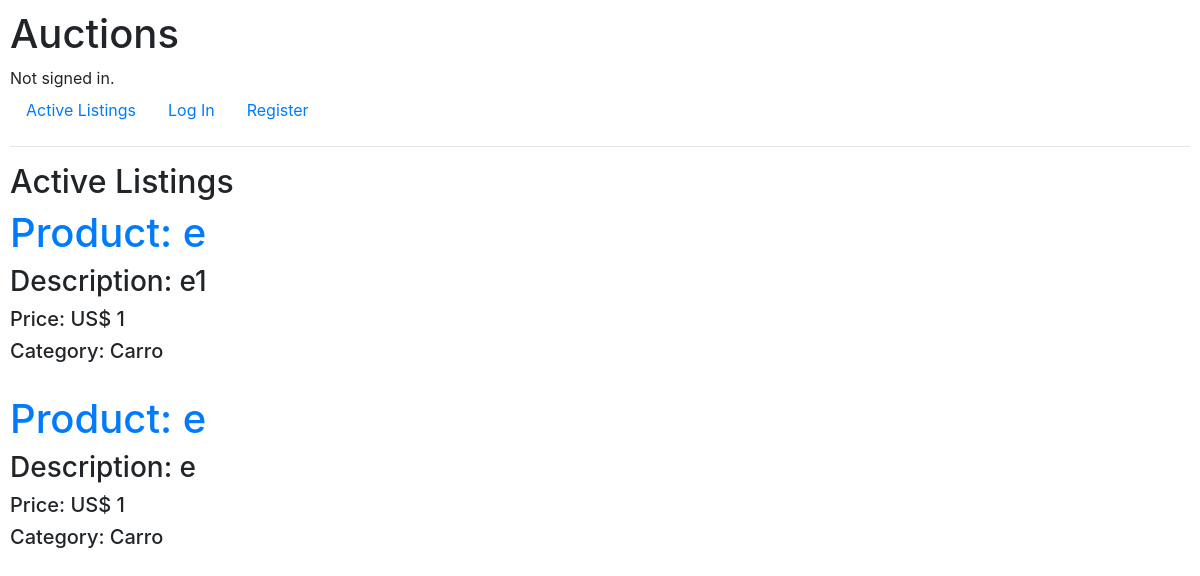
Before: / with the older database file.
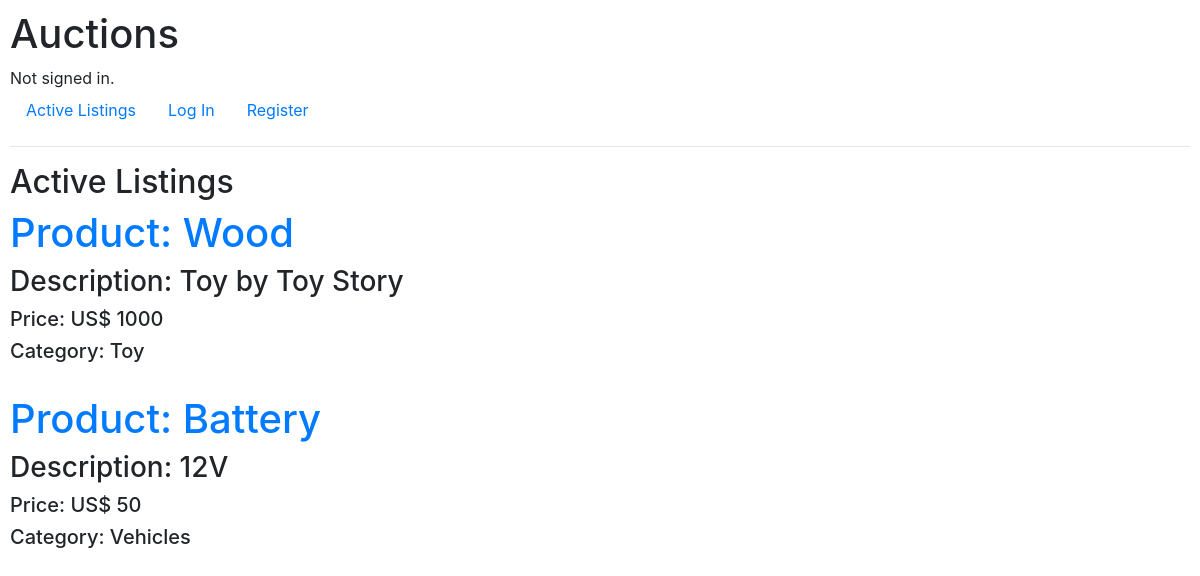
After: the same page with the newer database file.
### auctions/models.py (models this page shows, shortened)
class leilao(models.Model):
    titulo = models.CharField(max_length=10)
    descricao = models.CharField(max_length=10)
    valor_min = models.IntegerField()
    catego = models.CharField(max_length=64)
    dono = models.CharField(max_length=64)

### auctions/views.py (the view)
# urls.py: path("", views.index, name="index"),
def index(request):
    return render(request, "auctions/index.html",{
        "teste": leilao.objects.all()
    })

### auctions/templates/auctions/index.html
{% extends "auctions/layout.html" %}
{% block body %}
    <h2>Active Listings</h2>
    {% for leilao in teste %}
        <h1><a href="{% url 'product_id' leilao.id %}">Product: {{ leilao.titulo }}</a></h1>
        <h3>Description: {{leilao.descricao}}</h3>
        <h5>Price: US$ {{leilao.valor_min}}</h5>
        <h5>Category: {{leilao.catego}}</h5>
        <br>
    {% endfor %}
{% endblock %}

### auctions/templates/auctions/layout.html (shortened to what this page needs)
{% load static %}
<!DOCTYPE html>
<html lang="en">
    <head>
        <link rel="stylesheet" href="https://stackpath.bootstrapcdn.com/bootstrap/4.4.1/css/bootstrap.min.css">
        <link href="{% static 'auctions/styles.css' %}" rel="stylesheet">
    </head>
    <body>
        <h1>Auctions</h1>
        <div>
            {% if user.is_authenticated %}
                Signed in as <strong>{{ user.username }}</strong>.
            {% else %}
                Not signed in.
            {% endif %}
        </div>
        <ul class="nav">
            <li class="nav-item">
                <a class="nav-link" href="{% url 'index' %}">Active Listings</a>
            </li>
            {% if user.is_authenticated %}
                <li class="nav-item">
                    <a class="nav-link" href="{% url 'categories' %}">Categories</a>
                </li>
                <li class="nav-item">
                    <a class="nav-link" href="{% url 'watchlist' %}">Wacth List</a>
                </li>
                <li class="nav-item">
                    <a class="nav-link" href="{% url 'createlist' %}">Register item</a>
                </li>
                <li class="nav-item">
                        <a class="nav-link" href="{% url 'logout' %}">Log Out</a>
                </li>
            {% else %}
                <li class="nav-item">
                    <a class="nav-link" href="{% url 'login' %}">Log In</a>
                </li>
                <li class="nav-item">
                    <a class="nav-link" href="{% url 'register' %}">Register</a>
                </li>
            {% endif %}
        </ul>
        <hr>
        {% block body %}
        {% endblock %}
    </body>
</html>

### auctions/static/auctions/styles.css (style rules this page uses)
body { padding: 10px; }

Changed rows visible on the page:
removed leilao: titulo "e", descricao "e1", valor_min "1", catego "Carro"
removed leilao: titulo "e", descricao "e", valor_min "1", catego "Carro"
added leilao: titulo "Wood", descricao "Toy by Toy Story", valor_min "1000", catego "Toy"
added leilao: titulo "Battery", descricao "12V", valor_min "50", catego "Vehicles"
